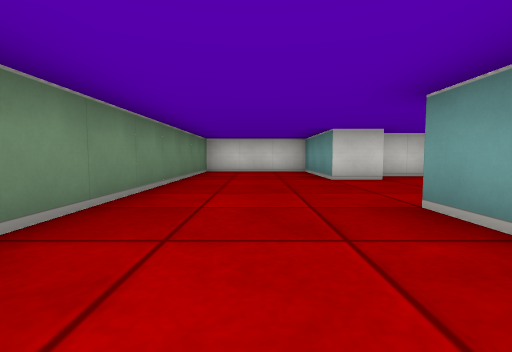
View 1 (above)

24 first-person views from a walk through a cub3D maze. The camera is about half as high as the walls, tilts 4° down and sees 85° across. The floor is counted in squares. Each view is taken from the middle of a square. On the plan, view 1 faces up. The plan holds only what a view shows up to about 9 squares ahead; the rest is blank. The place goes on beyond the plan.

View 2
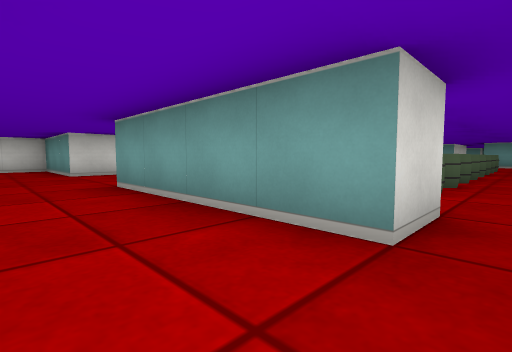

View 3
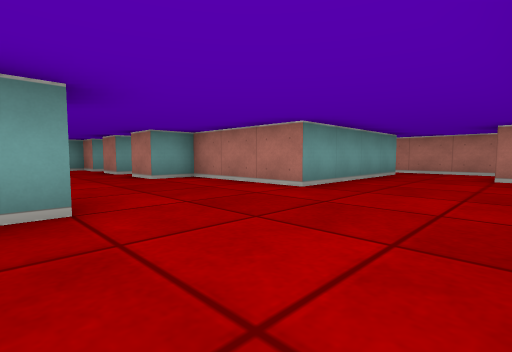

View 4
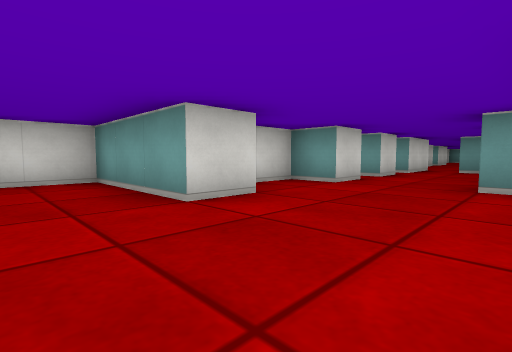

View 5
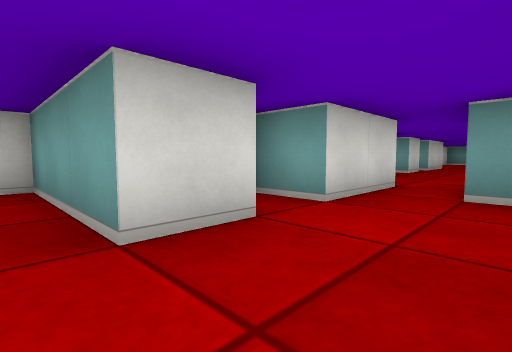

View 6
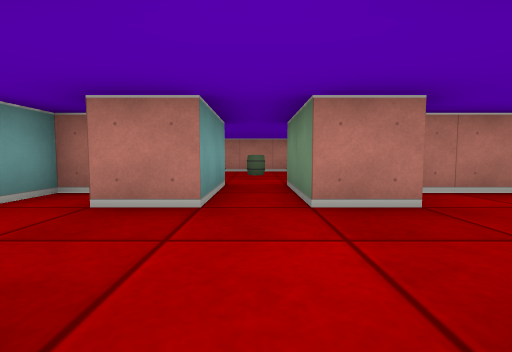

View 7
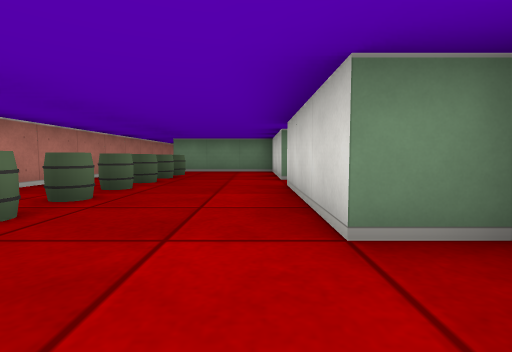

View 8
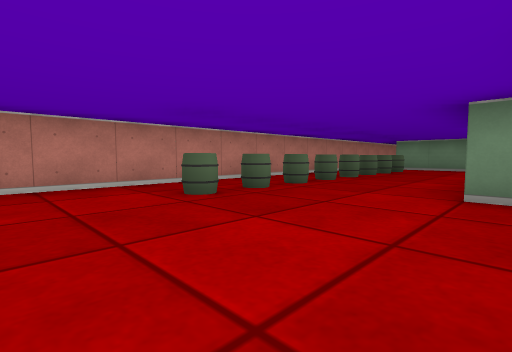

View 9
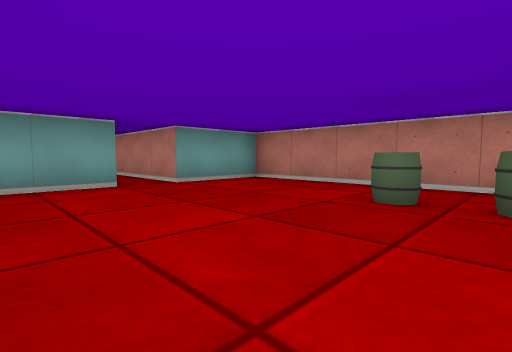

View 10
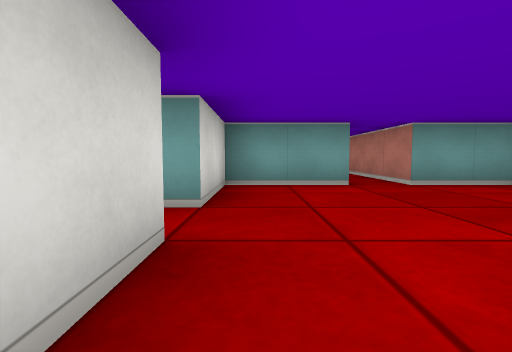

View 11
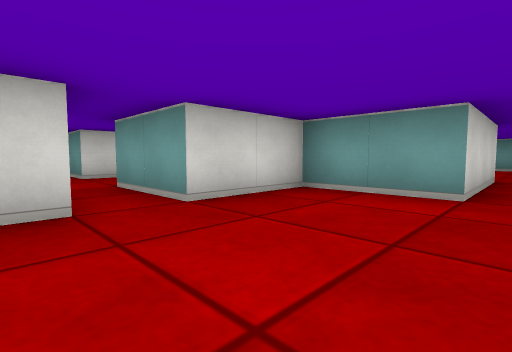

View 12
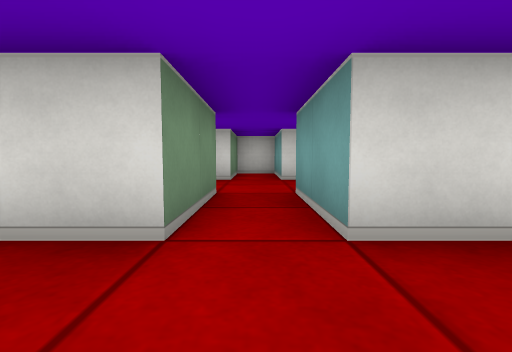

View 13
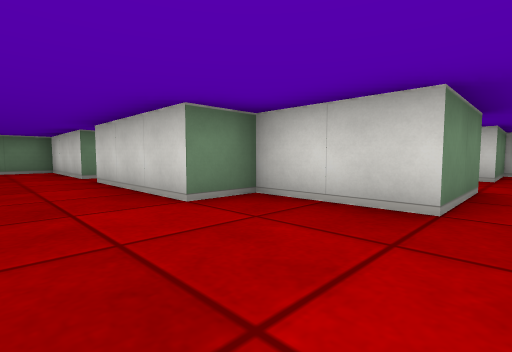

View 14
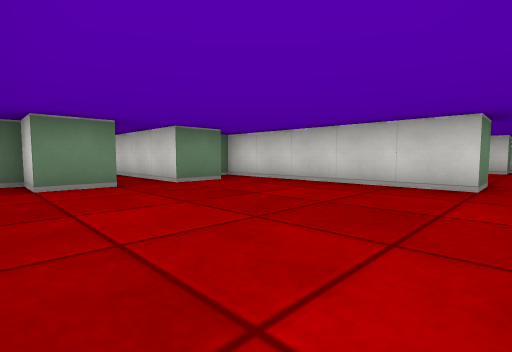

View 15
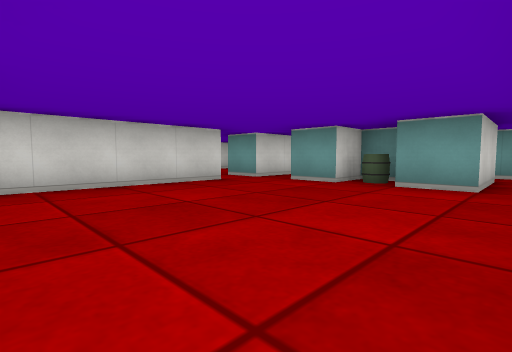

View 16
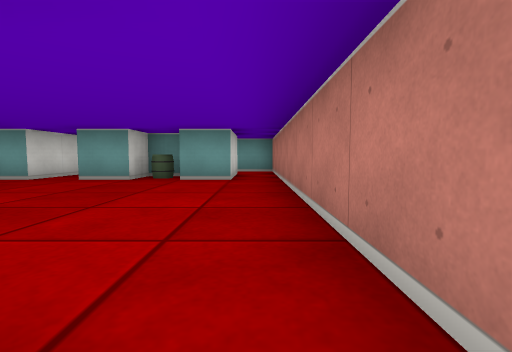

View 17
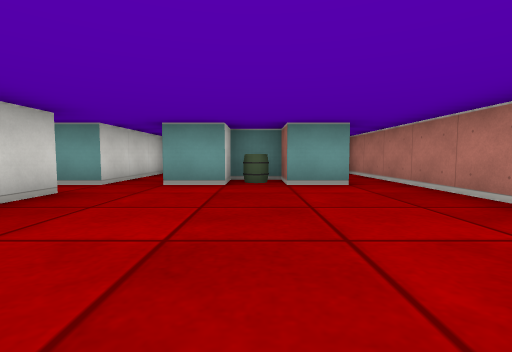

View 18
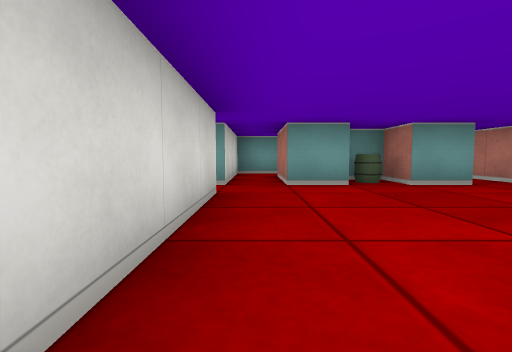

View 19
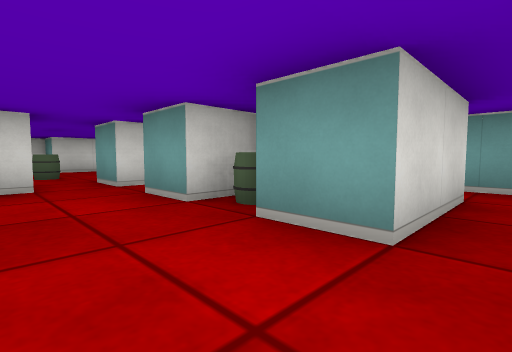

View 20
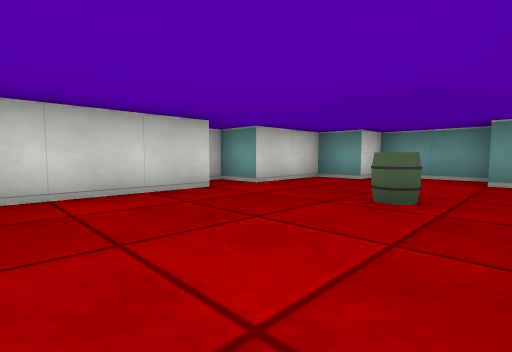

View 21
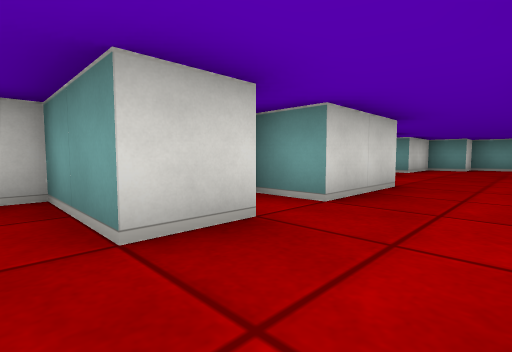

View 22
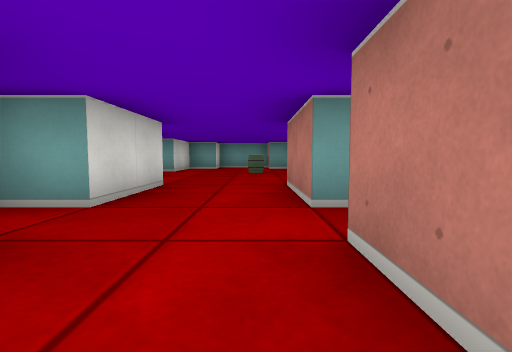

View 23
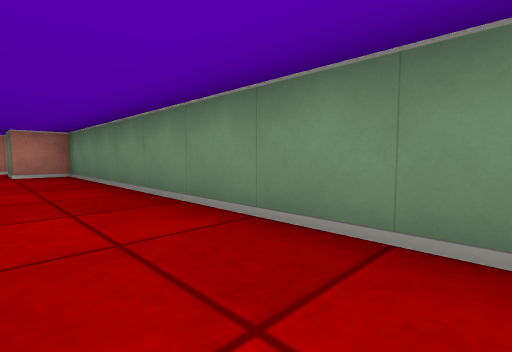

View 24
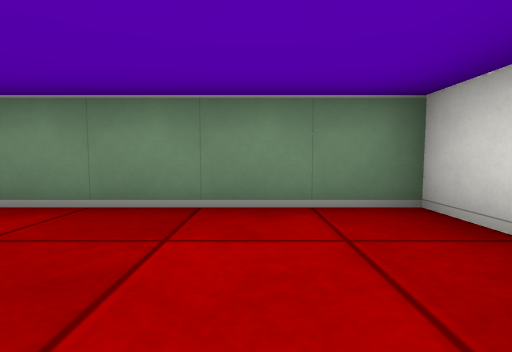

### Floor plan
Ten units are one square. View 1 is at (0, 0); x grows to the right and y downward. Boxes are objects, and circles mark ways between rooms. Rooms are numbered by the first view taken in them; rooms with no view inside come last. Other rooms are left out.
<svg viewBox="-20 -90 280 120">
<path fill="none" stroke="#000" d="M26 -55 15 -55 15 -85 -15 -85 -15 5 -5 5 -5 15M15 15 15 -25 45 -25 45 -35 55 -35M56 -55 45 -55 45 -65 29 -65M-6 25 14 25M65 -55 65 -85 61 -85M55 -35 55 -15 25 -15 25 15 15 15M115 -45 115 -25 95 -25 95 -15 65 -15 65 -35M145 -5 145 -25 125 -25 125 -45M14 25 145 25 145 5M175 -15 175 -5 145 -5M225 15 225 5 235 5 235 -5 225 -5 225 -15M175 25 225 25M225 -25 225 -35M215 -35 215 -25 165 -25M145 5 175 5 175 15 165 15 165 19M255 -45 255 -65 245 -65 245 -75 225 -75 225 -85 215 -85 215 -75 191 -75M145 -65 145 -85 141 -85M132 -65 125 -65M155 -65 145 -65M165 -45 185 -45M145 -45 155 -45M186 -65 165 -65 165 -75M75 -55 65 -55M94 -55 85 -55 85 -65M95 -36 95 -45M65 -35 75 -35M80 -25 85 -25 85 -35 92 -35M255 -14 255 -25 225 -25M246 15 225 15M225 -15 244 -15M225 25 255 25 255 12M106 -55 94 -55M125 -65 125 -85 115 -85 115 -65 111 -65"/>
<rect x="35" y="5" width="10" height="10" fill="#bbb"><title>barrel</title></rect>
<rect x="45" y="5" width="10" height="10" fill="#bbb"><title>barrel</title></rect>
<rect x="55" y="5" width="10" height="10" fill="#bbb"><title>barrel</title></rect>
<rect x="65" y="5" width="10" height="10" fill="#bbb"><title>barrel</title></rect>
<rect x="75" y="5" width="10" height="10" fill="#bbb"><title>barrel</title></rect>
<rect x="85" y="5" width="10" height="10" fill="#bbb"><title>barrel</title></rect>
<rect x="95" y="5" width="10" height="10" fill="#bbb"><title>barrel</title></rect>
<rect x="105" y="5" width="10" height="10" fill="#bbb"><title>barrel</title></rect>
<rect x="225" y="-5" width="10" height="10" fill="#bbb"><title>barrel</title></rect>
<rect x="215" y="-55" width="10" height="10" fill="#bbb"><title>barrel</title></rect>
<circle cx="50" cy="-45" r="3" fill="#2a7"/>
<circle cx="20" cy="20" r="3" fill="#2a7"/>
<circle cx="60" cy="-25" r="3" fill="#2a7"/>
<circle cx="70" cy="-45" r="3" fill="#2a7"/>
<circle cx="150" cy="0" r="3" fill="#2a7"/>
<circle cx="120" cy="-35" r="3" fill="#2a7"/>
<circle cx="220" cy="-30" r="3" fill="#2a7"/>
<circle cx="235" cy="-20" r="3" fill="#2a7"/>
<circle cx="235" cy="20" r="3" fill="#2a7"/>
<circle cx="175" cy="-55" r="3" fill="#2a7"/>
<circle cx="150" cy="-55" r="3" fill="#2a7"/>
<circle cx="130" cy="-55" r="3" fill="#2a7"/>
<circle cx="90" cy="-50" r="3" fill="#2a7"/>
<text x="10" y="-30">1</text>
<text x="60" y="-60">2</text>
<text x="90" y="0">3</text>
<text x="200" y="0">4</text>
<text x="220" y="-60">5</text>
<text x="140" y="-60">6</text>
<text x="160" y="-60">7</text>
<text x="80" y="-50">8</text>
<text x="250" y="0">9</text>
<text x="110" y="-60">10</text>
</svg>
Room 1 opens to room 2. Room 1 opens to room 3. Room 2 opens to room 3. Room 2 opens to room 8. Room 3 opens to room 4. Room 3 opens to room 10. Room 4 opens to room 5. Room 4 opens to room 9. Room 5 opens to room 7. Room 6 opens to room 7. Room 6 opens to room 10. Room 8 opens to room 10.

Where each view was taken, in squares from view 1:
view 1: 0 up, 0 right, facing up
view 2: 2 down, 0 right, facing up-right
view 3: 6 up, 1 left, facing down-right
view 4: 3 up, 0 right, facing up-right
view 5: 4 up, 6 right, facing up-right
view 6: 6 up, 6 right, facing down
view 7: 1 up, 11 right, facing left
view 8: 2 up, 13 right, facing down-left
view 9: 2 up, 10 right, facing down-right
view 10: 2 up, 10 right, facing right
view 11: 0 up, 11 right, facing up-right
view 12: 1 up, 12 right, facing up
view 13: 0 up, 12 right, facing up-left
view 14: 2 down, 22 right, facing up-left
view 15: 2 down, 18 right, facing up-right
view 16: 2 down, 17 right, facing right
view 17: 0 up, 18 right, facing right
view 18: 2 up, 18 right, facing right
view 19: 2 down, 21 right, facing up-right
view 20: 4 up, 19 right, facing up-right
view 21: 5 up, 14 right, facing up-right
view 22: 5 up, 14 right, facing right
view 23: 7 up, 0 right, facing down-left
view 24: 7 up, 1 right, facing left
